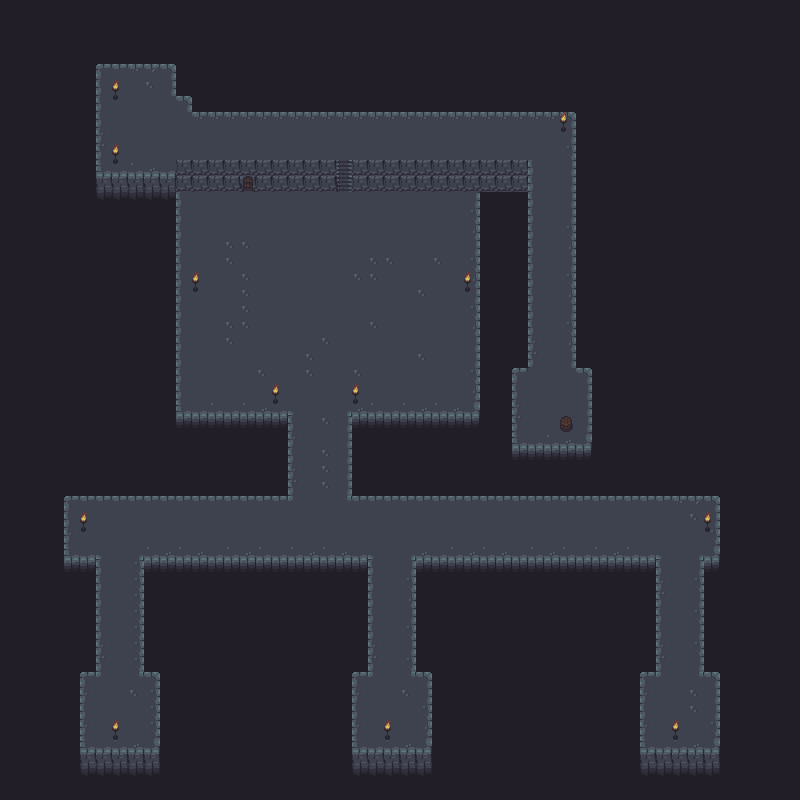

The image is a tile-based game level rendered from a .tmx file. Its description and source (layers, tilesets, objects; grid data summarised) follow:
An orthogonal 50x50 tile map with 16x16 px tiles, 3 tile layers (Solid, Layer 1, Layer 2).

<map version="1.8" tiledversion="1.8.4" orientation="orthogonal" renderorder="right-down" width="50" height="50" tilewidth="16" tileheight="16" infinite="0" nextlayerid="4" nextobjectid="1">
 <tileset firstgid="1" name="dungeon_tiles_formatted_v2" tilewidth="16" tileheight="16" tilecount="299" columns="23">
  <image source="dungeon_tiles_formatted_v2.png" width="368" height="208" />
 </tileset>
 <layer id="1" name="Solid" width="50" height="50">
  <data>[2500 cells, 1735 non-empty, 2 distinct tile ids]</data>
 </layer>
 <layer id="2" name="Layer 1" width="50" height="50">
  <data>[2500 cells, 765 non-empty, 35 distinct tile ids]</data>
 </layer>
 <layer id="3" name="Layer 2" width="50" height="50">
  <data>[2500 cells, 121 non-empty, 26 distinct tile ids]</data>
 </layer>
</map>
